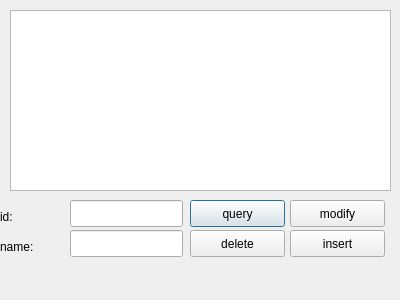
<?xml version="1.0" encoding="UTF-8"?>
<ui version="4.0">
 <class>entranceDialog</class>
 <widget class="QDialog" name="entranceDialog">
  <property name="geometry">
   <rect>
    <x>0</x>
    <y>0</y>
    <width>400</width>
    <height>300</height>
   </rect>
  </property>
  <property name="windowTitle">
   <string>Dialog</string>
  </property>
  <widget class="QTableView" name="db_tableView">
   <property name="geometry">
    <rect>
     <x>10</x>
     <y>10</y>
     <width>381</width>
     <height>181</height>
    </rect>
   </property>
  </widget>
  <widget class="QPushButton" name="query_pushButton">
   <property name="geometry">
    <rect>
     <x>190</x>
     <y>200</y>
     <width>95</width>
     <height>27</height>
    </rect>
   </property>
   <property name="text">
    <string>query</string>
   </property>
  </widget>
  <widget class="QPushButton" name="delete_pushButton">
   <property name="geometry">
    <rect>
     <x>190</x>
     <y>230</y>
     <width>95</width>
     <height>27</height>
    </rect>
   </property>
   <property name="text">
    <string>delete</string>
   </property>
  </widget>
  <widget class="QPushButton" name="modify_pushButton">
   <property name="geometry">
    <rect>
     <x>290</x>
     <y>200</y>
     <width>95</width>
     <height>27</height>
    </rect>
   </property>
   <property name="text">
    <string>modify</string>
   </property>
  </widget>
  <widget class="QPushButton" name="insert_pushButton">
   <property name="geometry">
    <rect>
     <x>290</x>
     <y>230</y>
     <width>95</width>
     <height>27</height>
    </rect>
   </property>
   <property name="text">
    <string>insert</string>
   </property>
  </widget>
  <widget class="QLineEdit" name="id_lineEdit">
   <property name="geometry">
    <rect>
     <x>70</x>
     <y>200</y>
     <width>113</width>
     <height>27</height>
    </rect>
   </property>
  </widget>
  <widget class="QLineEdit" name="name_lineEdit">
   <property name="geometry">
    <rect>
     <x>70</x>
     <y>230</y>
     <width>113</width>
     <height>27</height>
    </rect>
   </property>
  </widget>
  <widget class="QLabel" name="label">
   <property name="geometry">
    <rect>
     <x>0</x>
     <y>206</y>
     <width>64</width>
     <height>21</height>
    </rect>
   </property>
   <property name="text">
    <string>id:</string>
   </property>
  </widget>
  <widget class="QLabel" name="label_2">
   <property name="geometry">
    <rect>
     <x>0</x>
     <y>236</y>
     <width>64</width>
     <height>21</height>
    </rect>
   </property>
   <property name="text">
    <string>name:</string>
   </property>
  </widget>
 </widget>
 <resources/>
 <connections/>
</ui>
